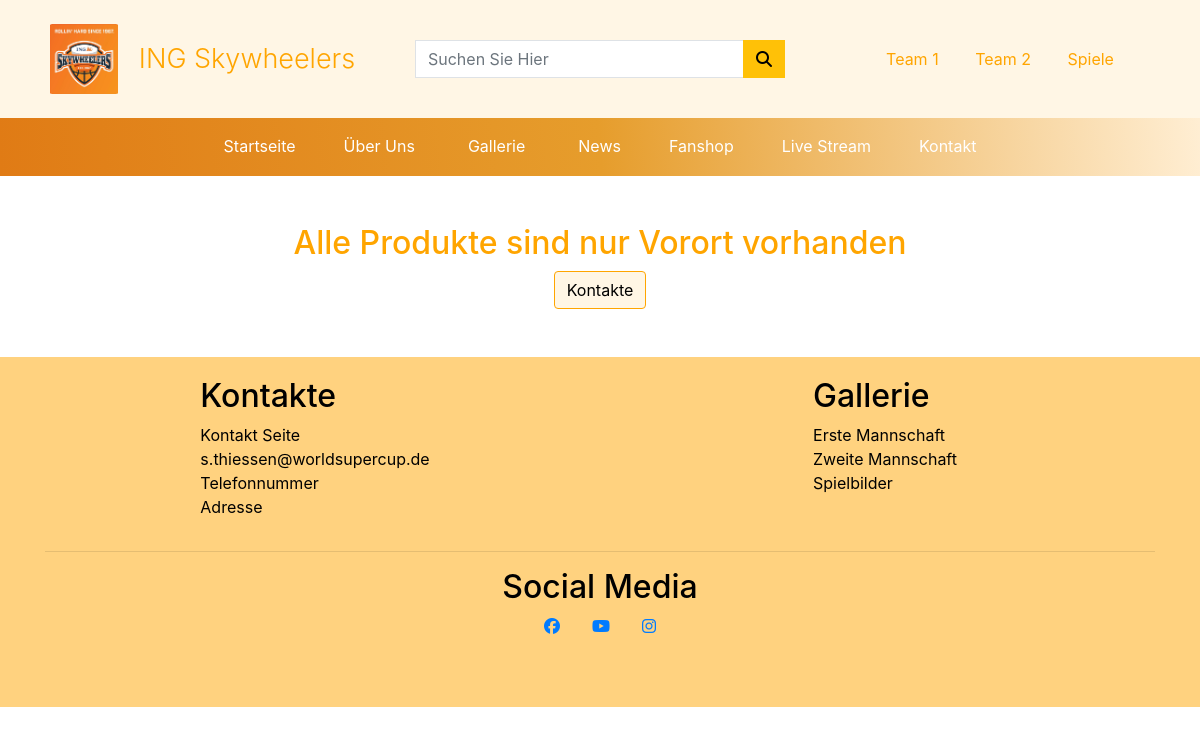
/fanshop/, run on an earlier commit of the app's database.
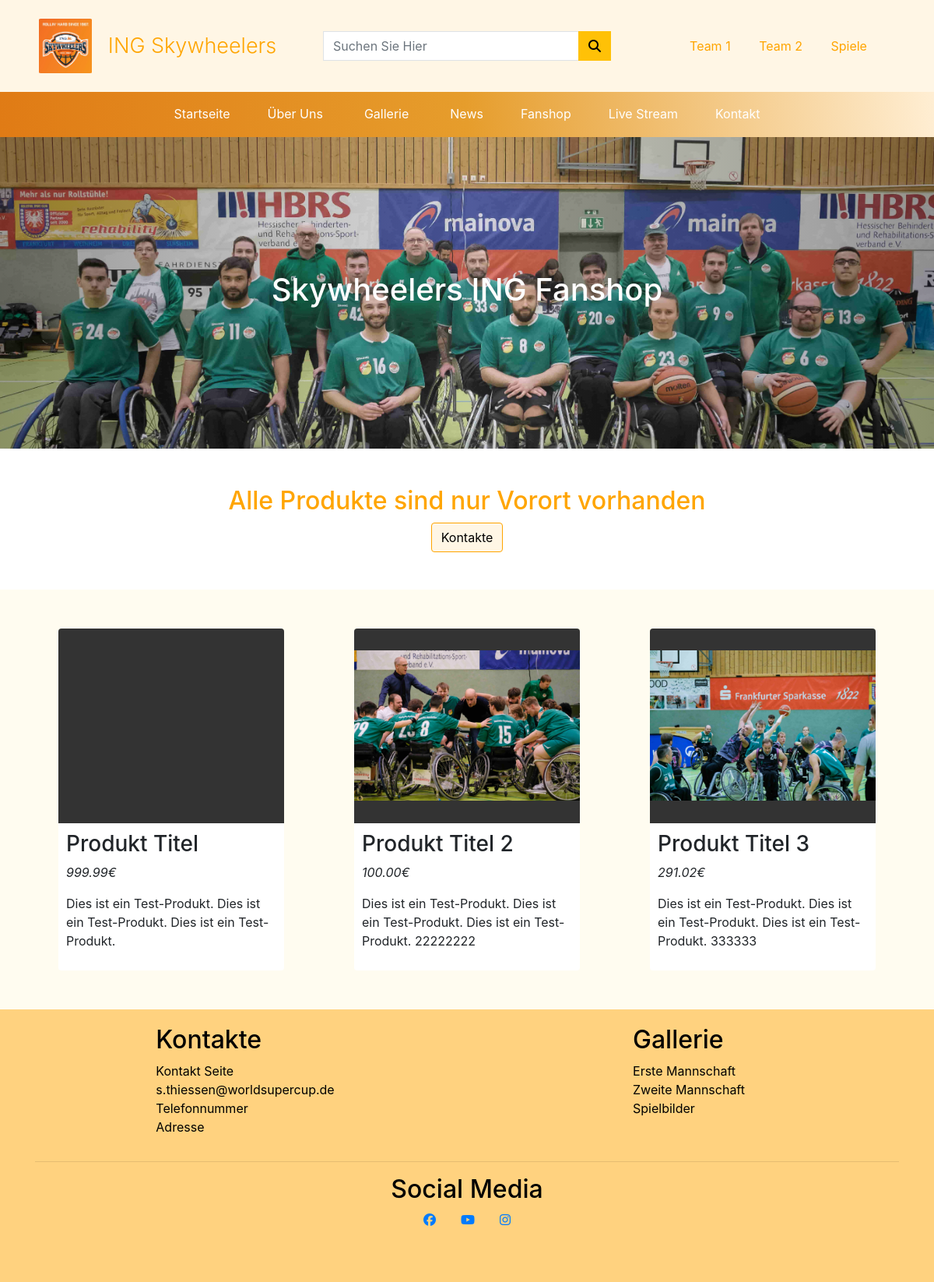
And on a later commit of the database.
### fanshop/models.py (models this page shows, shortened)
class BannerImage(models.Model):
    page_title = models.CharField(max_length=100, null=False, blank=False, default='')
    banner = models.ImageField(null=False, blank=False)

class Product(models.Model):
    name = models.CharField(max_length=254, null=False, blank=False, default='')
    image = models.ImageField(null=False, blank=False)
    description = models.TextField()
    price = models.DecimalField(max_digits=6, decimal_places=2)

### fanshop/views.py (the view)
# urls.py: path('', views.fanshop_page, name='fanshop')
def fanshop_page(request):
    banner = BannerImage.objects.all()
    products = Product.objects.all()
    context = {
        'banner': banner,
        'products': products
    }
    return render(request, 'fanshop/fanshop.html', context)

### fanshop/templates/fanshop/fanshop.html (shortened to what this page needs)
{% extends 'base.html' %}
{% load static %}
{% block css %}
<link rel="stylesheet" href="{% static 'css/fanshop.css' %}">
{% endblock %}
{% block content %}
<section>
    <div class="container-fluid">
        <div class="row">
            <div class="col p-0">
                {% for img in banner %}
                <div class="fanshop-banner text-center"style="background-image: linear-gradient(to right, rgba(0, 0, 0, 0.3), rgba(255, 255, 255, 0.1), rgba(0, 0, 0, 0.3)), url('{{ img.banner.url }}');">
                    <h1>{{ img.page_title }}</h1>
                </div>
                {% endfor %}
            </div>
        </div>
    </div>
</section>
<section>
    <div class="container-fluid">
        <div class="row">
            <div class="col my-5 text-center">
                <h2 class="orange-text">Alle Produkte sind nur Vorort vorhanden</h2>
                <a href="{% url 'contactPage' %}"class="btn btn-outline-warning-edit">Kontakte</a>
            </div>
        </div>
    </div>
</section>
<section class="orange-bg">
    <div class="container">
        <div class="row">
            {% for detail in products %}
            <div class="col-lg-4 col-md-6 col-xs-12">
                <div class="product-wrap">
                    <div class="product-image rounded-top" style="background-image: url('{{ detail.image.url }}');"></div>
                    <div class="product-details rounded-bottom">
                        <h3>{{detail.name}}</h3>
                        <p><em>{{detail.price}}€</em></p>
                        <p>{{detail.description}}</p>
                    </div>
                </div>
            </div>
            {% endfor %}
        </div>
    </div>
</section>
{% endblock %}

### templates/base.html (shortened to what this page needs)
{% load static %}
<!DOCTYPE html>
<html lang="en">
<head>
    <link rel="stylesheet" href="https://stackpath.bootstrapcdn.com/bootstrap/4.5.0/css/bootstrap.min.css"
>
    <link rel="stylesheet" href="{% static 'css/base.css' %}">
    {% block css %}
    {% endblock %}
</head>
<body>
    <header>
        <nav>
            <div class="container-fluid">
                <div class="row py-4 d-flex justify-content-around align-items-center nav-top-header">
                    <div class="col-12 col-md-4 text-center">
                        <a href="/" class="brand-flex d-flex justify-content-center">
                            <div class="logo-picture"></div>
                            <span class="navbar-brand theNavbrand display-2 logo-font orange-text">ING Skywheelers</span>
                        </a>
                    </div>
                    <div class="col-md-4 py-3 align-items-center d-md-block d-none">
                        <form action="{% url 'news_page' %}" method="GET">
                            <div class="input-group w-100">
                                <input type="text" class="form-control border border-black rounded-0" name="q"
                                    placeholder="Suchen Sie Hier" required>
                                <div class="input-group-append">
                                    <button class="btn btn-warning form-control-btn rounded-0" type="submit">
                                        <span class="icon">
                                            <i class="fas fa-search"></i>
                                        </span>
                                    </button>
                                </div>
                            </div>
                        </form>
                    </div>
                    <div class="col-md-4 py-3 text-center align-items-center team-nav-links">
                        <a href="{% url 'first_gallery' %}" class="px-3 orange-text nav-orange-hov" rel="noopener noreferrer">
                            Team 1
                        </a>
                        <a href="{% url 'second_gallery' %}" class="px-3 orange-text nav-orange-hov" rel="noopener noreferrer">
                            Team 2
                        </a>
                        <a href="{% url 'third_gallery' %}" class="px-3 orange-text nav-orange-hov" rel="noopener noreferrer">
                            Spiele
                        </a>
                    </div>
                </div>
            </div>
            <div class="container-fluid navbar navbar-expand-md navbar-dark nav-style d-flex justify-content-center">
                <div class="row px-5 d-flex justify-content-center">
                    <div class="collapse navbar-collapse" id="collapse_target">
                        <ul class="navbar-nav">
                            <li class="nav-item btnHover active px-3">
                                <a id="homepage" class="nav-link" href="/">Startseite</a>
                            </li>
                            <li class="nav-item px-3">
                                <a id="aboutPage" class="nav-link" href="{% url 'about' %}">Über Uns</a>
                            </li>
                            <div class="dropdown px-3 text-center">
                                <span class="btn dropdown-background dropdown" id="dropdownMenuButton"
                                    aria-haspopup="true" aria-expanded="false"><a href="{% url 'main_gallery' %}"
                                        class="dropdown-btn-style">Gallerie</a></span>
                            </div>
                            <li class="nav-item px-3">
                                <a id="aboutPage" class="nav-link" href="{% url 'news_page' %}">News</a>
                            </li>
                            <li class="nav-item px-3">
                                <a id="aboutPage" class="nav-link" href="{% url 'fanshop' %}">Fanshop</a>
                            </li>
                            <li class="nav-item px-3">
                                <a id="contactPage" class="nav-link" href="{% url 'stream' %}">Live Stream</a>
                            </li>
                            <li class="nav-item px-3">
                                <a id="contactPage" class="nav-link" href="{% url 'contactPage' %}">Kontakt</a>
                            </li>
                        </ul>
                    </div>
                </div>
            </div>
        </nav>
    </header>
    <article>
        {% block content %}
        {% endblock %}
    </article>
    <footer class="footer">
        <div class="container">
            <div class="row">
                <div class="col-6 d-flex justify-content-center">
                    <div class="footer-title">
                        <h2>Kontakte</h2>
                        <ul class="footer-list">
                            <li class="no-list-style"><a href="{% url 'contactPage' %}" class="footer-link">Kontakt Seite</a></li>
                            <li class="no-list-style"><a href="mailto:s.thiessen@worldsupercup.de" class="footer-link">s.thiessen@worldsupercup.de</a></li">
                            <li class="no-list-style"><a href="#" class="footer-link">Telefonnummer</a></li>
                            <li class="no-list-style"><a href="#" class="footer-link">Adresse</a></li>
                        </ul>
                    </div>
                </div>
                <div class="col-6 d-flex justify-content-center">
                    <div class="footer-title">
                        <h2>Gallerie</h2>
                        <ul class="footer-list">
                            <li class="no-list-style"><a href="{% url 'first_gallery' %}" class="footer-link">Erste Mannschaft</a></li>
                            <li class="no-list-style"><a href="{% url 'second_gallery' %}" class="footer-link">Zweite Mannschaft</a></li>
                            <li class="no-list-style"><a href="{% url 'third_gallery' %}" class="footer-link">Spielbilder</a></li>
                        </ul>
                    </div>
                </div>
            </div>
        </div>
        <div class="container">
            <hr>
            <div class="row justify-content-center">
                <h2>Social Media</h2>
            </div>
            <div class="row">
                <div class="col-12">
                    <ul class="social-media-icons-footer">
                        <li class="facebook-footer"><a href="https://www.facebook.com/ingskywheelersyoungsters/" target="_blank"><i
                                    class="fab fa-facebook"></i></a></li>
                        <li class="youtube-footer"><a href="https://www.youtube.com/user/plattform3de" target="_blank"><i
                                    class="fab fa-youtube"></i></a></li>
                        <li class="instagram-footer"><a href="https://www.instagram.com/ingskywheelers/" target="_blank"><i
                                    class="fab fa-instagram"></i></a></li>
                    </ul>
                </div>
            </div>
        </div>
    </footer>
</body>
</html>

### static/css/base.css (style rules this page uses)
.nav-top-header { background-color: rgb(255 165 0 / 0.1); }
.nav-style { background-image: linear-gradient(265deg, #ffeed3, #e69d2c, rgb(224 123 21)); z-index: 999; }
.logo-font { font-size: 20px; }
.team-nav-links { font-size: 12px; }
@media (min-width: 991px) { .logo-font { font-size: 27px; } }
@media (min-width: 991px) { .team-nav-links { font-size: 1em; } }
.nav-link { color: white !important; text-align: center; transition: .3s linear; }
.nav-link::after { content: ''; display: block; width: 0; border-bottom: 1px solid; transition: width .3s; }
.brand-flex { display: flex; align-items: center; }
.logo-picture { display: inline-block; border-radius: 5%; width: 70px; height: 70px; margin: 0 20px; background-image: url("../img/skywheelers-logo.jpeg"); background-position: center; background-size: contain; background-repeat: no-repeat; transition: .2s linear; }
.theNavbrand { display: inline-block; transition: .2s linear; }
.dropdown-btn-style { line-height: 1.7; text-align: center; color: white; background-color: transparent; transition: .3s linear; }
.dropdown-btn-style::after { content: ''; display: block; width: 0; border-bottom: 1px solid rgb(255, 255, 255); transition: width .3s; }
.navbar .dropdown-btn-style { background-color: transparent; }
.btn-outline-warning-edit { color: orange; background-color: rgb(255, 165, 0, 0.1); border-color: orange; }
.orange-text { color: orange; }
.footer { width: 100%; height: 350px; background-color: rgb(255 165 0 / 0.5); color: black; }
.footer-title { padding-top: 20px; }
.no-list-style { list-style: none; }
.facebook-footer { list-style: none; color: black; }
.youtube-footer { list-style: none; color: black; }
.instagram-footer { list-style: none; color: black; }
.footer-list { padding: 0; }
.footer-link { color: black; text-decoration: none; margin: 10% 0; }
.social-media-icons-footer { padding: 0; display: flex; justify-content: center; align-content: space-around; }
.social-media-icons-footer li { padding: 0px 1em; }

### fanshop/static/css/fanshop.css (style rules this page uses)
.orange-bg { background-color: #fffcf0; }
.orange-text { color: orange }
.btn { color: #000; }
.fanshop-banner { width: 100%; height: 50vh; background-position: center; background-repeat: no-repeat; background-size: cover; display: flex; align-items: center; justify-content: center; color: white; }
.product-wrap { margin: 50px 30px }
.product-image { width: 100%; height: 250px; background-color: #333; background-repeat: no-repeat; background-position: center; background-size: contain; }
.product-details { background-color: white; padding: 10px; }

What changed in the data, as far as the page shows it:
added BannerImage: banner (picture), page_title "Skywheelers ING Fanshop"
added Product: name "Produkt Titel", price "999.99", description "Dies ist ein Test-Produkt. Dies ist ein Test-Produkt. Dies ist ein Test-Produkt."
added Product: image (picture), name "Produkt Titel 2", price "100.00", description "Dies ist ein Test-Produkt. Dies ist ein Test-Produkt. Dies ist ein Test-Produkt. 22222222"
added Product: image (picture), name "Produkt Titel 3", price "291.02", description "Dies ist ein Test-Produkt. Dies ist ein Test-Produkt. Dies ist ein Test-Produkt. 333333"
